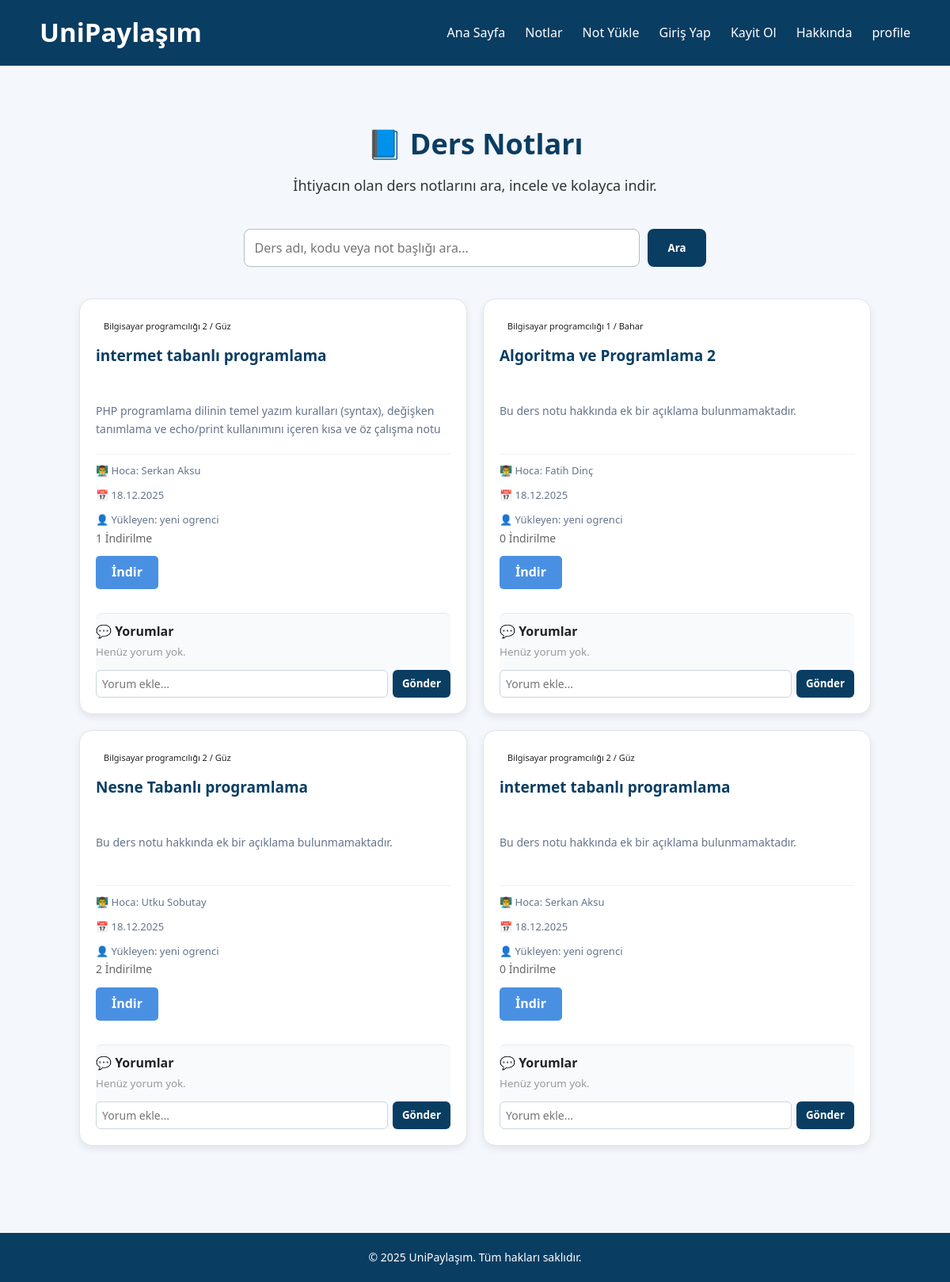
The page /index.php?sayfa=Notlar (signed in) on the database its author committed.
### tables this page shows
CREATE TABLE `notlar` (
  `id` int(11) NOT NULL,
  `kullanici_id` int(11) NOT NULL,
  `ders_adi` varchar(100) NOT NULL,
  `hoca_adi` varchar(100) NOT NULL,
  `bolum` varchar(100) NOT NULL,
  `sinif` int(2) NOT NULL,
  `donem` enum('Güz','Bahar') NOT NULL,
  `aciklama` text DEFAULT NULL,
  `dosya_yolu` varchar(255) NOT NULL,
  `yukleme_tarihi` timestamp NOT NULL DEFAULT current_timestamp(),
  `indir_sayisi` int(11) NOT NULL DEFAULT 0
);

### sayfalar/Notlar.php (the view)
<?php
include 'dbconn.php';
$sql = "SELECT n.*, CONCAT(k.ad, ' ', k.soyad) AS ad_soyad FROM notlar n
        LEFT JOIN kullanicilar k ON n.kullanici_id = k.id
        ORDER BY n.id DESC";
$sorgu = $db->query($sql);
$notlar = $sorgu->fetchAll(PDO::FETCH_ASSOC);
?>
<section class="notes-page">
  <h1 class="page-title">📘 Ders Notları</h1>
  <p class="page-subtitle">İhtiyacın olan ders notlarını ara, incele ve kolayca indir.</p>
  <div class="search-box">
    <input type="text" placeholder="Ders adı, kodu veya not başlığı ara...">
    <button class="btn-search">Ara</button>
  </div>
  <div class="note-grid" style="display: grid; grid-template-columns: repeat(auto-fill, minmax(350px, 1fr)); gap: 20px;">
    <?php foreach ($notlar as $not): ?>
      <div class="note-card" style="min-height: 450px; padding: 20px;">
        <div class="note-header">
          <span class="note-tag" style="font-size: 11px; padding: 5px 10px;">
            <?php echo htmlspecialchars($not['bolum']); ?> <?php echo htmlspecialchars($not['sinif']); ?> / <?php echo htmlspecialchars($not['donem']); ?>
          </span>
          <h3 style="margin-top: 10px;"><?php echo htmlspecialchars($not['ders_adi']); ?></h3>
        </div>
        <p class="note-description" style="margin: 15px 0; min-height: 50px;">
          <?php echo !empty($not['aciklama']) ? htmlspecialchars($not['aciklama']) : "Bu ders notu hakkında ek bir açıklama bulunmamaktadır."; ?>
        </p>
        <div class="note-info" style="display: flex; flex-wrap: wrap; justify-content: space-between; gap: 10px; font-size: 13px; border-top: 1px solid #f0f0f0; padding-top: 10px;">
          <span style="white-space: nowrap;">👨‍🏫 Hoca: <?php echo htmlspecialchars($not['hoca_adi']); ?></span>
          <span style="white-space: nowrap;">📅 <?php echo date('d.m.Y', strtotime($not['yukleme_tarihi'])); ?></span>
          <span style="width: 100%;">👤 Yükleyen: <?php echo htmlspecialchars($not['ad_soyad']); ?></span>
        </div>
        <div class="stats-container" style="margin-bottom: 10px;">
          <span style="color: #666; font-size: 14px;">
            <i class="fas fa-download"></i> <?php echo $not['indir_sayisi']; ?> İndirilme
          </span>
        </div>
        <div class="download-container" style="margin-bottom: 15px;">
          <a href="indir.php?id=<?php echo $not['id']; ?>" class="btn-download" target="_blank"
            style="background-color: #4a90e2; color: white; padding: 8px 20px; border-radius: 5px; text-decoration: none; display: inline-block;">
            İndir
          </a>
        </div>
        <div class="comment-section" style="margin-top: 15px;">
          <h4>💬 Yorumlar</h4>
          <div class="comments-list" style="margin-bottom: 10px;">
            <small style="color: #999;">Henüz yorum yok.</small>
          </div>
          <form class="comment-form">
            <input type="text" placeholder="Yorum ekle..." required style="width: 70%;">
            <button type="submit">Gönder</button>
          </form>
        </div>
      </div>
    <?php endforeach; ?>
  </div>
</section>

### index.php (shortened to what this page needs)
<!DOCTYPE html>
<html lang="tr">
<head>
  <link rel="stylesheet" href="stylesheet.css">
</head>
<body>
  <header class="site-header">
    <nav class="navbar">
      <div class="logo">
        <h2>UniPaylaşım</h2>
      </div>
      <ul class="nav-links">
        <li><a href="index.php?sayfa=Anasayfa">Ana Sayfa</a></li>
        <li><a href="index.php?sayfa=Notlar">Notlar</a></li>
        <li><a href="index.php?sayfa=Upload">Not Yükle</a></li>
        <li><a href="index.php?sayfa=Giris">Giriş Yap</a></li>
        <li><a href="index.php?sayfa=Kayit">Kayit Ol</a></li>
        <li><a href="index.php?sayfa=Hakkinda">Hakkında</a></li>
        <li><a href="index.php?sayfa=profile">profile</a></li>
      </ul>
    </nav>
  </header>
  <main>
    <?php
    if (isset($_GET['sayfa'])) {
      $sayfa = $_GET['sayfa'];
      include("sayfalar/" . $sayfa . ".php");
    } else {
      include("sayfalar/Anasayfa.php");
    }
    ?>
  </main>
  <footer>
    <p>&copy; 2025 UniPaylaşım. Tüm hakları saklıdır.</p>
  </footer>
</body>
</html>

### stylesheet.css (style rules this page uses)
* { margin: 0; padding: 0; box-sizing: border-box; font-family: "Segoe UI", Arial, sans-serif; }
body { background-color: #f4f7fb; color: #222; line-height: 1.6; }
.navbar { background-color: #0a3d62; color: white; display: flex; justify-content: space-between; align-items: center; padding: 15px 50px; }
.navbar .logo { font-size: 22px; font-weight: bold; }
.navbar ul { list-style: none; display: flex; gap: 25px; }
.navbar a { text-decoration: none; color: white; font-weight: 500; transition: 0.3s; }
.notes-page { padding: 70px 100px; background-color: #f4f7fb; }
.notes-page h1 { font-size: 36px; color: #0a3d62; text-align: center; margin-bottom: 10px; }
.notes-page p { font-size: 18px; color: #2d3436; margin-bottom: 40px; text-align: center; }
.notes-page .search-box { display: flex; justify-content: center; gap: 10px; margin-bottom: 40px; }
.notes-page .search-box input { width: 50%; padding: 12px; border: 1px solid #b2bec3; border-radius: 8px; font-size: 16px; }
.notes-page .search-box button { background-color: #0a3d62; color: white; border: none; padding: 12px 25px; border-radius: 8px; cursor: pointer; font-weight: 600; transition: 0.3s; }
.notes-page .note-grid { display: grid; grid-template-columns: repeat(auto-fill, minmax(280px, 1fr)); gap: 25px; align-items: stretch; }
.notes-page .note-card { background: #fff; border-radius: 16px; padding: 25px; box-shadow: 0 4px 10px rgba(0, 0, 0, 0.08); transition: 0.3s ease; width: 100%; display: flex; flex-direction: column; justify-content: space-between; min-height: 520px; }
.notes-page .note-card h3 { font-size: 19px; color: #0a3d62; margin: 10px 0; display: -webkit-box; -webkit-line-clamp: 2; -webkit-box-orient: vertical; overflow: hidden; height: 2.6em; }
.notes-page .note-card p { font-size: 14px; color: #64748b; margin: 10px 0; text-align: left; flex-grow: 1; display: -webkit-box; -webkit-line-clamp: 3; -webkit-box-orient: vertical; overflow: hidden; }
.notes-page .note-info { display: flex; flex-direction: column; gap: 5px; font-size: 13px; color: #64748b; margin-top: auto; border-top: 1px solid #f1f3f5; padding-top: 12px; }
.notes-page .comment-section { border-top: 1px solid #e2e8f0; margin-top: 15px; padding-top: 10px; background-color: #f9fafc; border-radius: 8px; }
.notes-page .comment-form { display: flex; gap: 6px; margin-top: 8px; }
.notes-page .comment-form input { flex: 1; border: 1px solid #cbd5e1; padding: 7px; border-radius: 6px; font-size: 14px; }
.notes-page .comment-form button { background-color: #0a3d62; color: #fff; border: none; padding: 7px 12px; border-radius: 6px; font-weight: 600; cursor: pointer; }
footer { background-color: #0a3d62; color: white; text-align: center; padding: 20px; margin-top: 40px; font-size: 14px; }
.search-box { display: flex; justify-content: center; gap: 10px; margin-bottom: 40px; }
.search-box input { width: 50%; padding: 12px; border: 1px solid #b2bec3; border-radius: 8px; font-size: 16px; }
.search-box button { background-color: #0a3d62; color: white; border: none; padding: 12px 25px; border-radius: 8px; cursor: pointer; font-weight: 600; }
.note-card { width: 28%; background: #f9fbfd; border: 1px solid #dfe6e9; border-radius: 12px; padding: 25px; box-shadow: 0 4px 8px rgba(0, 0, 0, 0.05); transition: transform 0.2s ease; }
.note-card h3 { color: #0a3d62; margin-bottom: 10px; }
.note-card p { color: #636e72; margin-bottom: 15px; }
.note-card a { color: #0984e3; text-decoration: none; font-weight: 600; }

### rows shown on the page
notlar: bolum "Bilgisayar programcılığı", sinif "2", donem "Güz", ders_adi "intermet tabanlı programlama", aciklama "PHP programlama dilinin temel yazım kuralları (syntax), değişken tanımlama ve echo/print kullanımını içeren kısa ve öz çalışma notu", hoca_adi "Serkan Aksu", yukleme_tarihi "18.12.2025", ad_soyad "yeni ogrenci", indir_sayisi "1"
notlar: bolum "Bilgisayar programcılığı", sinif "1", donem "Bahar", ders_adi "Algoritma ve Programlama 2", shows "Bu ders notu hakkında ek bir açıklama bulunmamaktadır.", hoca_adi "Fatih Dinç", yukleme_tarihi "18.12.2025", ad_soyad "yeni ogrenci", indir_sayisi "0"
notlar: bolum "Bilgisayar programcılığı", sinif "2", donem "Güz", ders_adi "Nesne Tabanlı programlama", shows "Bu ders notu hakkında ek bir açıklama bulunmamaktadır.", hoca_adi "Utku Sobutay", yukleme_tarihi "18.12.2025", ad_soyad "yeni ogrenci", indir_sayisi "2"
notlar: bolum "Bilgisayar programcılığı", sinif "2", donem "Güz", ders_adi "intermet tabanlı programlama", shows "Bu ders notu hakkında ek bir açıklama bulunmamaktadır.", hoca_adi "Serkan Aksu", yukleme_tarihi "18.12.2025", ad_soyad "yeni ogrenci", indir_sayisi "0"
